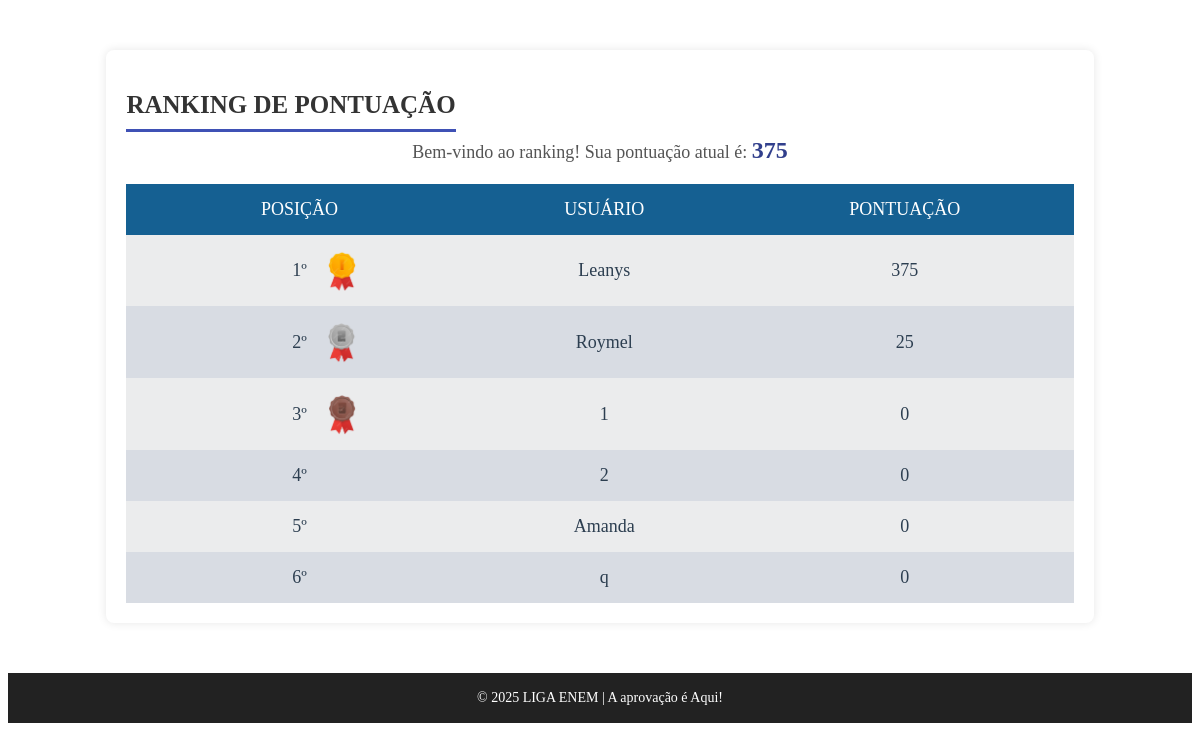
Screenshot of /ranking.html (signed in) with the database file from the repository.
### views.py (models this page shows, shortened)
class Usuario(db.Model):
    __tablename__ = 'usuarios'
    id = db.Column(db.Integer, primary_key=True)
    usuario = db.Column(db.String(100), unique=True, nullable=False)
    senha = db.Column(db.String(200), nullable=False)
    pontuacao = db.Column(db.Integer, default=0)
    acertos_consecutivos = db.Column(db.Integer, default=0)
    erros_consecutivos = db.Column(db.Integer, default=0)

### views.py (the view)
@app.route("/ranking.html")
def ranking():
    usuario_logado = session.get('user')
    usuario = db.session.query(Usuario).filter_by(usuario=usuario_logado).first()
    if usuario:
        pontuacao = usuario.pontuacao  # Pega a pontuação do usuário
    else:
        pontuacao = 0
    ranking = db.session.query(Usuario).order_by(Usuario.pontuacao.desc(),Usuario.usuario.asc()).all()
    return render_template('ranking.html', ranking=ranking, pontuacao=pontuacao)

### templates/ranking.html (shortened to what this page needs)
<!DOCTYPE html>
<html lang="pt-br">
<head>
</head>
<body>
    <div class="container">
        <h2>Ranking de Pontuação</h2>
        <div class="user-score">
            Bem-vindo ao ranking! Sua pontuação atual é: <span class="highlight"> {{ pontuacao }}</span>
        </div>
        <table>
            <thead>
                <tr>
                    <th>Posição</th>
                    <th>Usuário</th>
                    <th>Pontuação</th>
                </tr>
            </thead>
            <tbody>
                {% for usuario in ranking %}
                    <tr class="{{ 'highlight-row' if usuario.usuario == usuario_logado else '' }}
                                {{ 'same-position-score' if usuario.pontuacao == loop.index - 1 else '' }}">
                        <td>
                            {% if loop.index == 1 %}
                                <div class="ranking-container">
                                    1º
                                    <img src="static/ouro.png" alt="Medalha de Ouro">
                                </div>
                            {% elif loop.index == 2 %}
                                <div class="ranking-container">
                                    2º
                                    <img src="static/prata.png" alt="Medalha de Prata">
                                </div>
                            {% elif loop.index == 3 %}
                                <div class="ranking-container">
                                    3º
                                    <img src="static/bronze.png" alt="Medalha de Bronze">
                                </div>
                            {% else %}
                                {{ loop.index }}º
                            {% endif %}
                        </td>
                        <td>{{ usuario.usuario }}</td>
                        <td>{{ usuario.pontuacao }}</td>
                    </tr>
                {% endfor %}
            </tbody>
        </table>
    </div>
    <div class="footer">
        <p>&copy; 2025 LIGA ENEM | A aprovação é Aqui!</p>
    </div>
</body>
</html>

### templates/ranking.html (style rules this page uses)
.container { width: 80%; max-width: 1200px; margin: 50px auto 50px; padding: 20px; background-color: #ffffff; border-radius: 8px; box-shadow: 0 0 10px rgba(0, 0, 0, 0.1); display: flex; justify-content: space-between; align-items: flex-start; flex-wrap: wrap; }
.container h2 { color: #333; font-size: 25px; text-align: center; margin-bottom: 5px; text-transform: uppercase; border-bottom: 3px solid #3f51b5; padding-bottom: 10px; font-family: 'Poppins'; }
.user-score { text-align: center; font-size: 18px; font-weight: 500; color: #555; width:100% }
.user-score .highlight { font-weight: 700; font-size: 24px; color: #313f8c; }
table { width: 100%; margin-top: 20px; border-collapse: collapse; }
th, td { padding: 15px; text-align: center; font-size: 18px; font-weight: 500; }
th { background-color: #156092; color: white; text-transform: uppercase; }
td { background-color: #ebeced; color: #2c3e50; transition: background-color 0.3s ease; }
tr:nth-child(even) td { background-color: #d8dce3; }
.ranking-container { display: flex; justify-content: space-between; align-items: center; justify-content: center; gap: 10px; margin-left: 50px; }
.ranking-container img { width: 30px; height: auto; margin-left: 10px; }
.footer { background-color: #222222; color: white; text-align: center; padding: 3px; font-size: 14px; margin-top: 50px; margin-bottom: 0; }

### rows the page displays
Usuario: pontuacao "375", usuario "Leanys"
Usuario: usuario "Roymel", pontuacao "25"
Usuario: usuario "1", pontuacao "0"
Usuario: usuario "2", pontuacao "0"
Usuario: usuario "Amanda", pontuacao "0"
Usuario: usuario "q", pontuacao "0"
